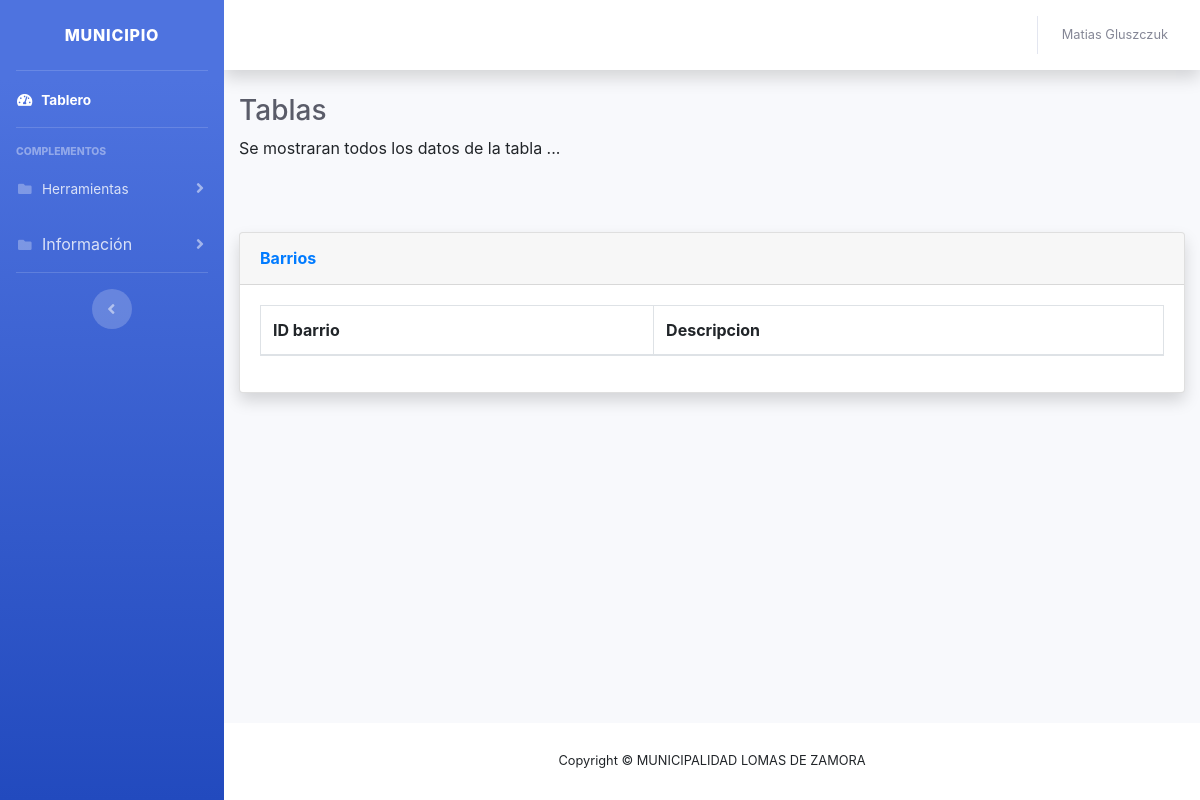
Page /coordinador/tabla-barrios.php (signed in) on the earlier database version.
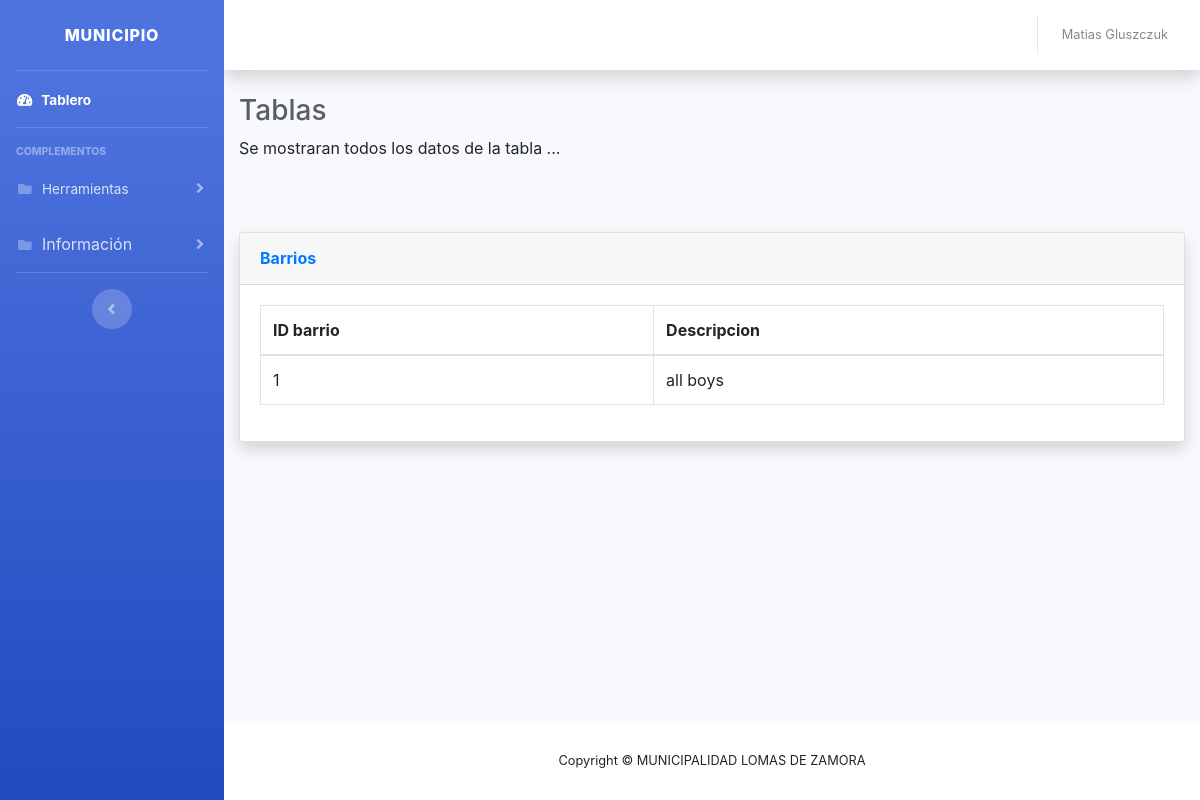
Same page on the later database version.
### tables this page shows
CREATE TABLE `barrios` (
  `idbarrio` int(11) NOT NULL,
  `iddelegacion` int(11) NOT NULL,
  `descripcion` varchar(50) NOT NULL
);

### coordinador/tabla-barrios.php (the view, shortened to what this page needs)
<!DOCTYPE html>
<html lang="en">
<head>
    <link href="vendor/fontawesome-free/css/all.min.css" rel="stylesheet" type="text/css">
    <link href="css/sb-admin-2.min.css" rel="stylesheet">
    <link href="vendor/datatables/dataTables.bootstrap4.min.css" rel="stylesheet">
  <link rel="stylesheet" href="https://cdnjs.cloudflare.com/ajax/libs/font-awesome/4.7.0/css/font-awesome.min.css">
  <link rel="stylesheet" href="https://stackpath.bootstrapcdn.com/bootstrap/4.3.1/css/bootstrap.min.css">
<body id="page-top">
  <div id="wrapper">
    <ul class="navbar-nav bg-gradient-primary sidebar sidebar-dark accordion" id="accordionSidebar">
      <a class="sidebar-brand d-flex align-items-center justify-content-center" href="index.php">
        <div class="sidebar-brand-text mx-3">Municipio</div>
      </a>
      <hr class="sidebar-divider my-0">
      <li class="nav-item active">
        <a class="nav-link" href="index.php">
          <i class="fas fa-fw fa-tachometer-alt"></i>
          <span>Tablero</span></a>
      </li>
      <hr class="sidebar-divider">
      <div class="sidebar-heading">
        Complementos
      </div>
      <li class="nav-item">
        <a class="nav-link collapsed" href="#" data-toggle="collapse" data-target="#collapsePages" aria-expanded="true" aria-controls="collapsePages">
          <i class="fas fa-fw fa-folder"></i>
          <span>Herramientas</span>
        </a>
      </li>
      <li class="nav-item">
        <a class="nav-link collapsed" href="#" data-toggle="collapse" data-target="#collapsePages" aria-expanded="true" aria-controls="collapsePages">
          <i class="fas fa-fw fa-folder"></i>
          <span></span>Información
        </a>
      </li>
      <hr class="sidebar-divider d-none d-md-block">
      <div class="text-center d-none d-md-inline">
        <button class="rounded-circle border-0" id="sidebarToggle"></button>
      </div>
    </ul>
    <div id="content-wrapper" class="d-flex flex-column">
      <div id="content">
        <nav class="navbar navbar-expand navbar-light bg-white topbar mb-4 static-top shadow">
          <ul class="navbar-nav ml-auto">
            <li class="nav-item dropdown no-arrow">
              <a class="nav-link dropdown-toggle" href="#" id="userDropdown" role="button" data-toggle="dropdown" aria-haspopup="true" aria-expanded="false">
                <span class="mr-2 d-none d-lg-inline text-gray-600 small">
                  <?php
                    echo $_SESSION['nombre']." ".$_SESSION['apellido'];
                  ?>
                </span>
              </a>
            </li>
          </ul>
        </nav>
        <div class="container-fluid">
          <h1 class="h3 mb-2 text-gray-800">Tablas</h1>
          <p class="mb-4">Se mostraran todos los datos de la tabla ... </p>
          <br>
          <br>
          <div class="card shadow mb-4">
            <div class="card-header py-3">
              <h6 class="m-0 font-weight-bold text-primary">Barrios</h6>
            </div>
            <div class="card-body">
              <div class="table-responsive">
                <table class="table table-bordered" id="dataTable" width="100%" cellspacing="0">
                  <thead>
                    <tr>
                      <th>ID barrio</th>
                      <th>Descripcion</th>
                    </tr>
                  </thead>
                  <?php
                          $servername = "localhost";
                          $username = "root";
                          $password = "";
                          $dbname = "municipio";
                          $conn = new mysqli($servername,$username,$password,$dbname);
                          $sql = "SELECT * FROM barrios";
                          $result = $conn->query($sql);
                          if ($result->num_rows > 0) {
                              while($row = $result->fetch_assoc()) {
                                  echo "<tr><td>".$row["idbarrio"]."</td>"."<td>".$row["descripcion"]."</td>";
                              }
                          }
                  ?>
                </table>
              </div>
            </div>
          </div>
        </div>
      </div>
      <footer class="sticky-footer bg-white">
        <div class="container my-auto">
          <div class="copyright text-center my-auto">
            <span>Copyright &copy; MUNICIPALIDAD LOMAS DE ZAMORA</span>
          </div>
        </div>
      </footer>
    </div>
  </div>
</body>
</html>

Differences in the rows shown:
added barrios: idbarrio "1", descripcion "all boys"
